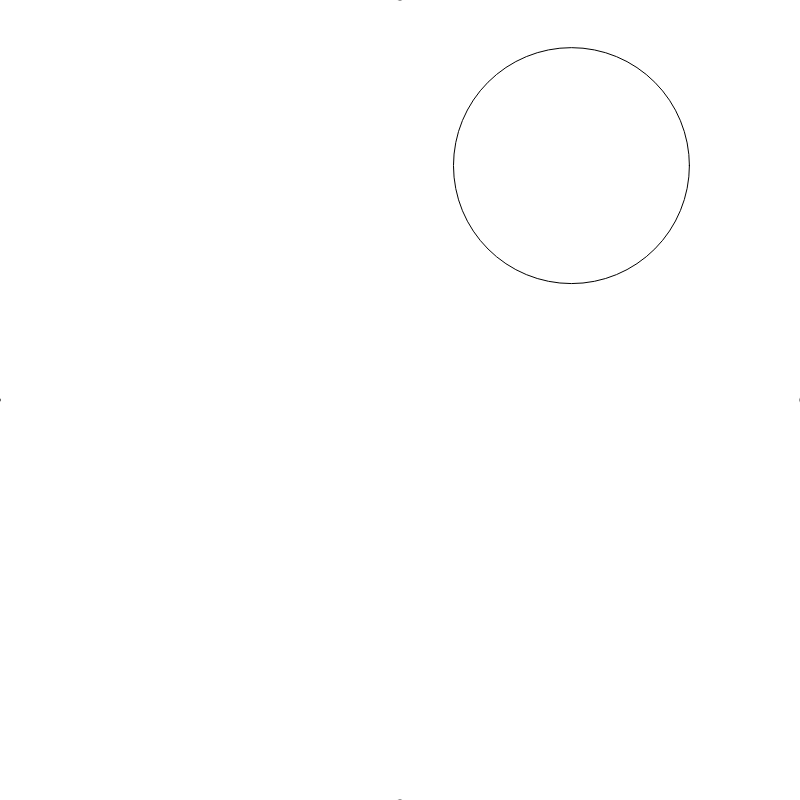
Frame 1 (no input)
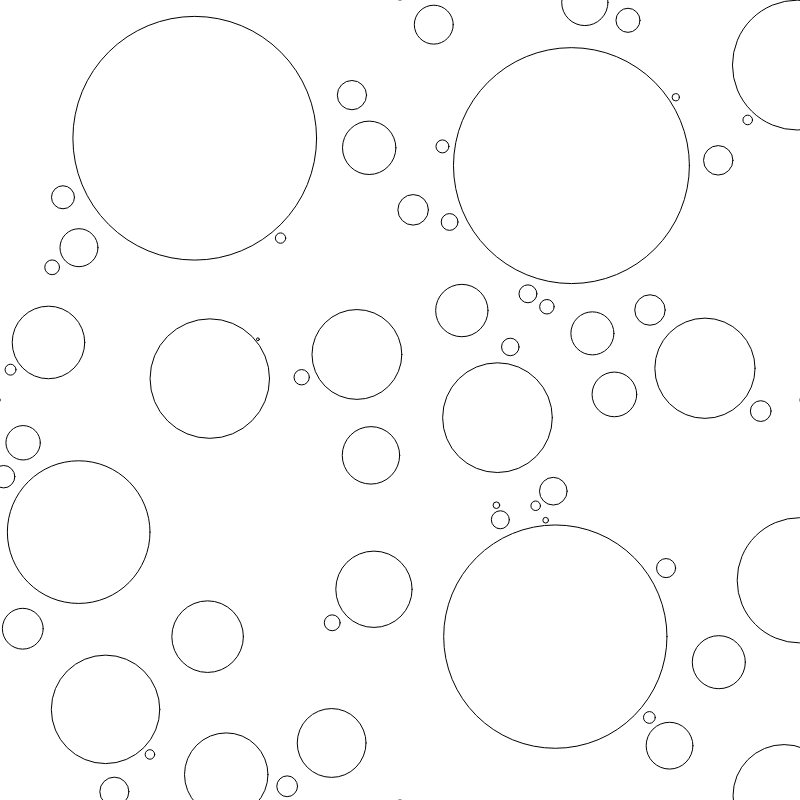
Frame 60 (no input)
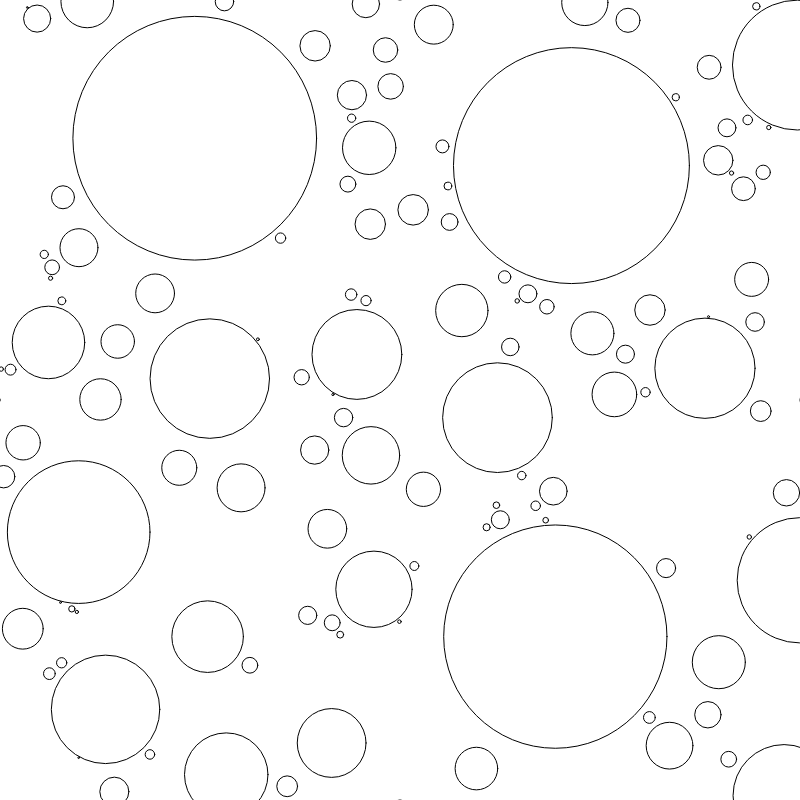
Frame 120 (the mouse pressed at the canvas centre since frame 60)

The p5.js sketch that drew these frames (run headless with seeded random() and noise() and a simulated clock; from frame 60 on, the mouse is pressed at the canvas centre):

// p5.js sketch
// ── sketch.js
var n;
var circles = [];

// this doesn't look right -- initial circles could be bigger


function setup() {
  createCanvas(800, 800);
  smooth();
  //noLoop();
  
  n = 1600;
  
  // put bounding circles
  circles.push(new Circ(-10, height/2, 20));
  circles.push(new Circ(width+10, height/2, 20));
  circles.push(new Circ(width/2, -10, 20));
  circles.push(new Circ(width/2, height+10, 20));
  
  //for (var i=0; i<n; i++) {
    //circles.push(new Circ());  
  //}
}

function draw() {
  if (circles.length < n) {
    circles.push(new Circ());  
  }
  
  background(255);
  for (var i=0; i<circles.length; i++) {
    circles[i].draw();
  }
}

function distBetweenCircles(circle1, circle2) {
  return (dist(circle1.x, circle1.y, circle2.x, circle2.y) - 0.5*(circle1.r + circle2.r));
}
  
function Circ(x_, y_, r_) {
  
  if (x_===undefined) {
    do {
      done = true;
      this.x = random(width);
      this.y = random(height);
      this.r = 1;
      
      minDist = width;
      for (var i=0; i<circles.length; i++) {
        var dOther = distBetweenCircles(this, circles[i]);
        if (dOther < 0) done = false;
        else {
          if (dOther < minDist) minDist = dOther;
        }
      }
    } while(!done);
    this.r += minDist;
  }
  else {
    this.x = x_;
    this.y = y_;
    this.r = r_;
  }

  this.draw = function() {
    push();
    translate(this.x, this.y);
    noFill();
    stroke(0);
    ellipse(0, 0, this.r, this.r);
    pop();
  }
}
